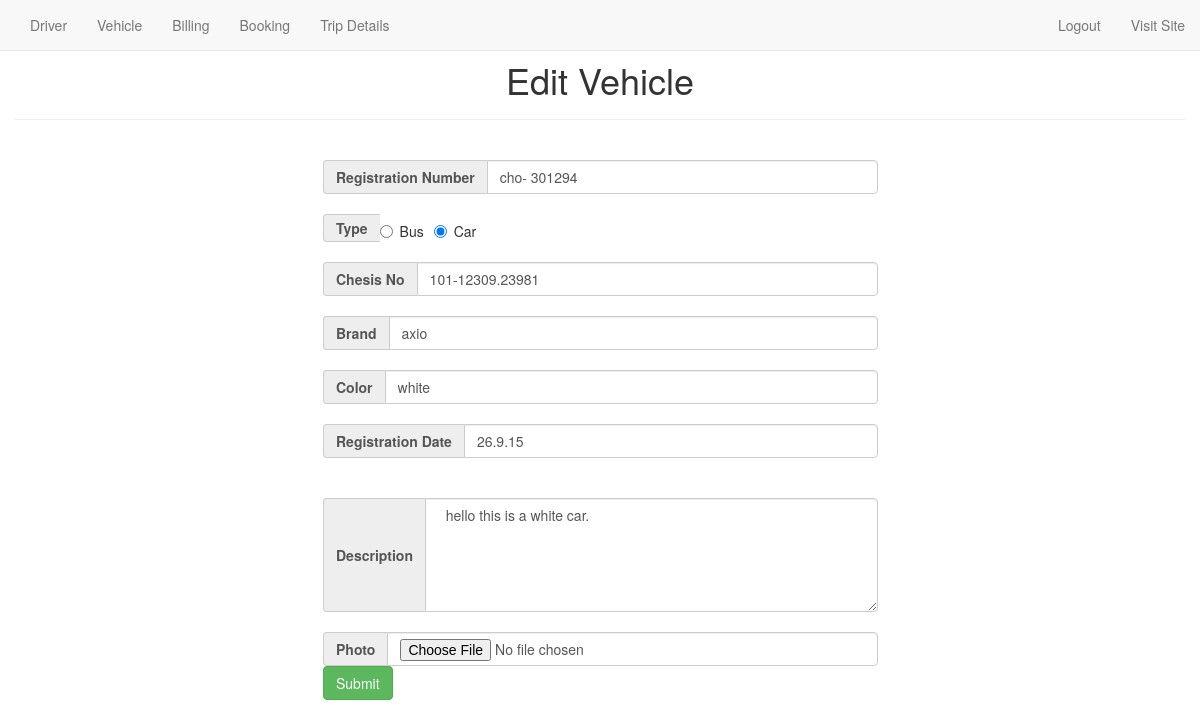
Page /vehicleEdit.php?veh_id=26 on the committed database.
### tables this page shows
CREATE TABLE `vehicle` (
  `veh_id` int(11) NOT NULL,
  `veh_reg` varchar(100) NOT NULL,
  `veh_type` varchar(20) NOT NULL,
  `chesisno` varchar(100) NOT NULL,
  `brand` varchar(100) NOT NULL,
  `veh_color` varchar(100) NOT NULL,
  `veh_regdate` varchar(100) NOT NULL,
  `veh_description` varchar(255) NOT NULL,
  `veh_photo` varchar(255) NOT NULL,
  `veh_available` int(11) NOT NULL
);

### vehicleEdit.php (the view, shortened to what this page needs)
<!DOCTYPE html>
<html lang="en">
<head>
     <link rel="stylesheet" href="https://maxcdn.bootstrapcdn.com/bootstrap/3.3.7/css/bootstrap.min.css">
    <link rel="stylesheet" href="//code.jquery.com/ui/1.12.1/themes/base/jquery-ui.css">
    <link rel="stylesheet" href="sweetalert2/sweetalert2.css">
   <link rel="stylesheet" href="animate.css">
    <link rel="stylesheet" href="style.css">
</head>
<body>
<?php
   $veh_id= $_GET['veh_id'];
   $conn=mysqli_connect('localhost', 'root', '', 'transport_management');
   $sql="SELECT * FROM vehicle WHERE veh_id=$veh_id";
   $result=mysqli_query($conn, $sql);
   $data=mysqli_fetch_assoc($result);
?>
 <?php include 'navbar_admin.php'; ?>
 <br>
   <div class="container">
     <div class="row">
       <div class="page-header">
            <h1 style="text-align: center;">Edit Vehicle  </h1>
      </div>
       <div class="col-md-3">
       </div>
        <div class="col-md-6 animated bounceIn">
                <br>
            <form class="form-horizontal" action="" method="POST" enctype="multipart/form-data">
                <div class="input-group">
                  <span class="input-group-addon"><b>Registration Number</b></span>
                  <input id="vehreg" type="text" class="form-control" name="vehregno" value="<?php echo $data['veh_reg'] ?>" required>
                </div>
                <br>
                 <div class="input-group">
                  <span class="input-group-addon"><b>Type</b></span>
                  <label class="radio-inline">
                  <?php if ($data['veh_type']=='bus') { ?>
                      <input type="radio" name="type" checked value="bus" required>Bus
                      <?php
                  } else {?>
                    <input type="radio" name="type"  value="bus" required>Bus
                 <?php }?>
                    </label>
                <label class="radio-inline">
                <?php if ($data['veh_type']=='car') { ?>
                      <input type="radio" name="type" checked value="car" required>Car
                      <?php
                  } else {?>
                    <input type="radio" name="type"  value="car" required>Car
                <?php    }  ?>
                </label>
                </div>
                <br>
                 <div class="input-group">
                  <span class="input-group-addon"><b>Chesis No</b></span>
                  <input id="vehchesis" type="text" class="form-control" name="vehchesis" value="<?php echo $data['chesisno'] ?>" requiredd>
                </div>
                <br>
                <div class="input-group">
                  <span class="input-group-addon"><b>Brand</b></span>
                  <input id="vehbrand" type="text" class="form-control" name="vehbrand" value="<?php echo $data['brand'] ?>" required>
                </div>
                <br>
                <div class="input-group">
                  <span class="input-group-addon"><b>Color</b></span>
                  <input id="vehcolor" type="text" class="form-control" name="vehcolor" value="<?php echo $data['veh_color'] ?>" required>
                </div>
                <br>
                 <div class="input-group">
                  <span class="input-group-addon"><b>Registration Date</b></span>
                  <input id="vehregdate" type="text" class="form-control" name="vehregdate" value="<?php echo $data['veh_regdate'] ?>" required>
                </div>
                <br>
                <br>
                 <div class="input-group">
                  <span class="input-group-addon"><b>Description</b></span>
                     <textarea rows="5" id="draddress" type="text" class="form-control" name="vehdescription"  required> <?php echo $data['veh_description'] ?></textarea>
                </div>
                <br>
                <div class="input-group">
                  <span class="input-group-addon"><b>Photo</b></span>
                  <input  type="file" class="form-control" name="file">
              </div>
                <div class="input-group">
                  <input type="submit" name="submit" class="btn btn-success">
                </div>
              </form>
        </div>
        <div class="col-md-3"></div>
     </div>
    </div>
</body>
</html>

### rows in the picture
vehicle: vehregno "cho- 301294", vehchesis "101-12309.23981", vehbrand "axio", vehcolor "white", vehregdate "26.9.15", vehdescription "hello this is a white car."
